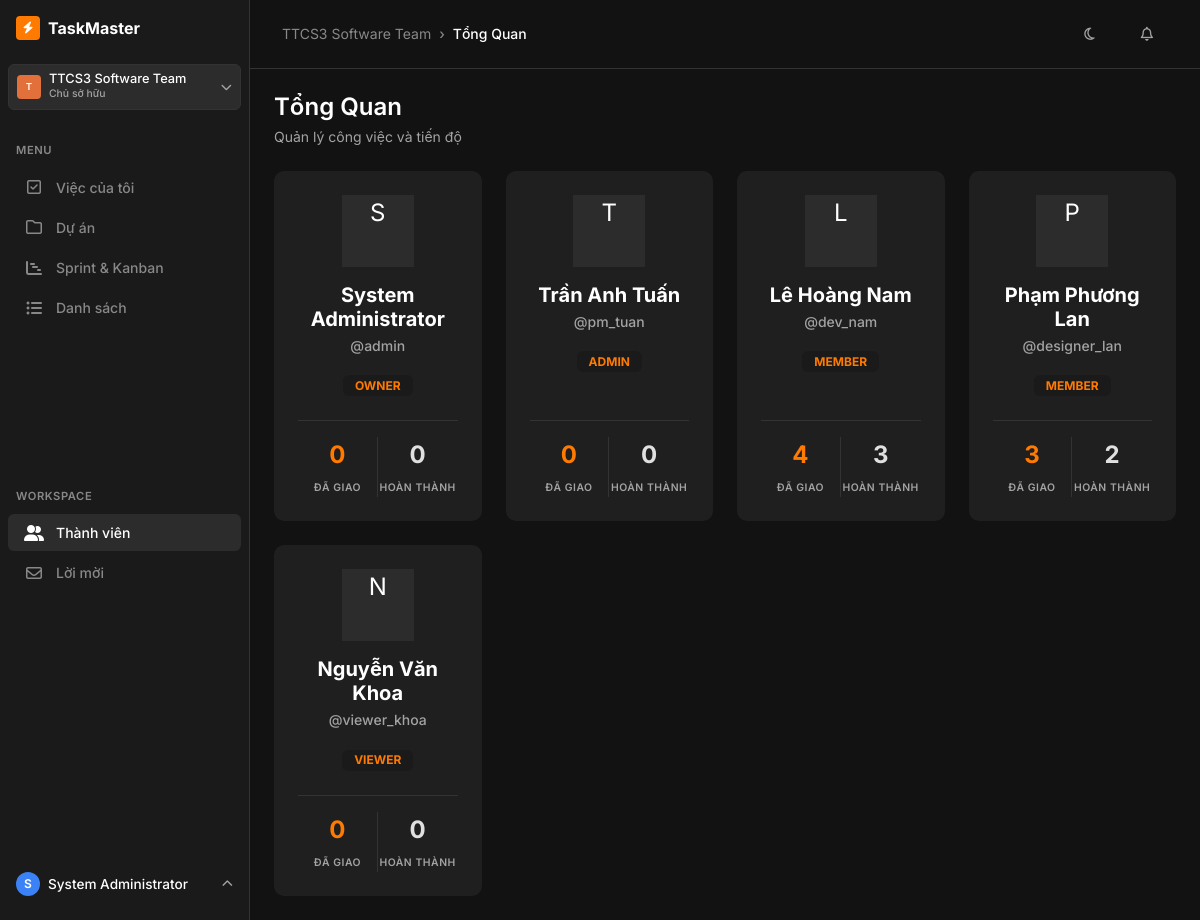
Screenshot of /members (signed in) with the database file from the repository.
### tables this page shows
CREATE TABLE users (
    id           TEXT PRIMARY KEY,                    -- UUID v7
    username     TEXT UNIQUE NOT NULL,
    email        TEXT UNIQUE NOT NULL,
    password_hash TEXT NOT NULL,
    fullname     TEXT NOT NULL,
    avatar_url   TEXT,
    is_active    INTEGER NOT NULL DEFAULT 1,          -- 1=active, 0=disabled
    created_at   TEXT NOT NULL,                       -- ISO-8601 UTC
    updated_at   TEXT NOT NULL
);

### app.py (the view)
@app.route('/members')
@login_required
def members():
    ws_id = session.get('workspace_id')
    conn = get_db_connection()
    members_list = conn.execute('''
        SELECT u.*,
               wm.role,
               wm.joined_at,
               COUNT(t.id)  AS assigned_tasks,
               SUM(CASE WHEN t.status = 'Completed' THEN 1 ELSE 0 END) AS completed_tasks
        FROM workspace_members wm
        JOIN users u ON wm.user_id = u.id
        LEFT JOIN tasks t ON u.id = t.assignee_id AND t.workspace_id = ?
        WHERE wm.workspace_id = ?
        GROUP BY u.id
        ORDER BY CASE wm.role
            WHEN 'Owner'  THEN 1 WHEN 'Admin'  THEN 2
            WHEN 'Member' THEN 3 WHEN 'Viewer' THEN 4 END
    ''', (ws_id, ws_id)).fetchall()
    conn.close()
    return render_template('members.html', members=members_list)

### app.py (called while the page is built)
def login_required(f):
    @functools.wraps(f)
    def decorated_function(*args, **kwargs):
        if 'user_id' not in session:
            flash('Vui lòng đăng nhập để sử dụng ứng dụng!', 'warning')
            return redirect(url_for('login', next=request.url))
        return f(*args, **kwargs)
    return decorated_function

@app.context_processor
def inject_user():
    return dict(
        current_user=session.get('fullname'),
        current_role=session.get('role'),           # role trong active workspace
        current_username=session.get('username'),
        current_user_id=session.get('user_id'),
        active_workspace_id=session.get('workspace_id'),
        active_workspace_name=session.get('workspace_name'),
        Role=Role,                                   # expose Role constants to Jinja2
    )

### database.py (called while the page is built)
def get_db_connection() -> sqlite3.Connection:
    conn = sqlite3.connect(DB_FILE)
    conn.row_factory = sqlite3.Row
    conn.execute("PRAGMA foreign_keys = ON")  # Enable FK enforcement
    conn.execute("PRAGMA journal_mode = WAL")  # Better concurrency
    return conn

### templates/members.html (shortened to what this page needs)
{% extends 'base.html' %}
{% block content %}
<div class="row g-4">
    {% for m in members %}
    <div class="col-md-6 col-lg-4 col-xl-3">
        <div class="card border-0 h-100 text-center" style="padding: 1.5rem;">
            <div class="card-body p-0 d-flex flex-column">
                <div class="avatar-circle mx-auto mb-3" style="width: 72px; height: 72px; font-size: 1.5rem; background-color: var(--secondary); color: var(--on-secondary);">
                    {{ m['fullname'][0] }}
                </div>
                <h5 class="fw-bold text-dark mb-1">{{ m['fullname'] }}</h5>
                <div class="text-muted small mb-3 fw-medium">@{{ m['username'] }}</div>
                <div class="mb-auto">
                    <span class="badge" style="background-color: var(--sidebar-bg); color: var(--primary); padding: 0.4em 1em;">
                        {{ m['role'] | upper }}
                    </span>
                </div>
                <div class="border-top pt-3 mt-4" style="border-color: var(--border-color) !important;">
                    <div class="row text-center g-0">
                        <div class="col-6 border-end" style="border-color: var(--border-color) !important;">
                            <div class="fw-bold fs-4" style="color: var(--primary);">{{ m['assigned_tasks'] or 0 }}</div>
                            <small class="text-muted fw-semibold text-uppercase" style="font-size: 0.65rem; letter-spacing: 0.05em;">Đã Giao</small>
                        </div>
                        <div class="col-6">
                            <div class="fw-bold fs-4" style="color: var(--accent);">{{ m['completed_tasks'] or 0 }}</div>
                            <small class="text-muted fw-semibold text-uppercase" style="font-size: 0.65rem; letter-spacing: 0.05em;">Hoàn Thành</small>
                        </div>
                    </div>
                </div>
            </div>
        </div>
    </div>
    {% else %}
    <div class="col-12 text-center text-muted py-5">
        <i class="fa-solid fa-users fa-3x mb-3 text-light"></i>
        <p class="mb-0 fw-medium">Chưa có thành viên nào trong workspace này.</p>
    </div>
    {% endfor %}
</div>
{% endblock %}

### templates/base.html (shortened to what this page needs)
<!DOCTYPE html>
<html lang="vi">
<head>
    <link href="https://cdn.jsdelivr.net/npm/bootstrap@5.3.2/dist/css/bootstrap.min.css" rel="stylesheet">
    <link href="https://cdnjs.cloudflare.com/ajax/libs/font-awesome/6.4.2/css/all.min.css" rel="stylesheet">
    <link href="{{ url_for('static', filename='css/style.css') }}" rel="stylesheet">
</head>
<body>
    <div class="d-flex">
        {% if session.get('user_id') %}
        <aside class="sidebar">
            <div class="sidebar-header">
                <a href="{{ url_for('dashboard') }}" class="d-flex align-items-center text-decoration-none">
                    <div class="avatar-square me-2" style="background-color: var(--primary);">
                        <i class="fa-solid fa-bolt"></i>
                    </div>
                    <div>
                        <span class="fw-bold text-white fs-6">TaskMaster</span>
                    </div>
                </a>
            </div>
            {% if active_workspace_name %}
            <div class="px-2 mb-3">
                <div class="dropdown">
                    <button class="btn btn-primary w-100 text-start d-flex justify-content-between align-items-center"
                            data-bs-toggle="dropdown" aria-expanded="false" style="padding: 0.5rem;">
                        <div class="d-flex align-items-center gap-2">
                            <div class="avatar-square" style="background-color: #E2703A; font-size: 0.6rem;">
                                {{ active_workspace_name[0] | upper }}
                            </div>
                            <div class="d-flex flex-column">
                                <span class="fw-medium text-white" style="font-size: 0.8rem; line-height: 1;">{{ active_workspace_name }}</span>
                                <span class="text-muted" style="font-size: 0.65rem;">Chủ sở hữu</span>
                            </div>
                        </div>
                        <i class="fa-solid fa-chevron-down text-muted" style="font-size: 0.7rem;"></i>
                    </button>
                </div>
            </div>
            {% endif %}
            <div class="nav-section-title">Menu</div>
            <ul class="nav flex-column mb-auto">
                <li class="nav-item">
                    <a href="{{ url_for('dashboard') }}" class="nav-link {% if request.endpoint == 'dashboard' %}active{% endif %}">
                        <i class="fa-regular fa-square-check"></i> Việc của tôi
                    </a>
                </li>
                <li>
                    <a href="{{ url_for('projects') }}" class="nav-link {% if request.endpoint == 'projects' %}active{% endif %}">
                        <i class="fa-regular fa-folder"></i> Dự án
                    </a>
                </li>
                <li>
                    <a href="{{ url_for('kanban') }}" class="nav-link {% if request.endpoint == 'kanban' %}active{% endif %}">
                        <i class="fa-solid fa-chart-gantt"></i> Sprint & Kanban
                    </a>
                </li>
                <li>
                    <a href="{{ url_for('tasks') }}" class="nav-link {% if request.endpoint in ['tasks', 'task_detail'] %}active{% endif %}">
                        <i class="fa-solid fa-list-ul"></i> Danh sách
                    </a>
                </li>
            </ul>
            <div class="nav-section-title mt-2">Workspace</div>
            <ul class="nav flex-column mb-auto">
                <li>
                    <a href="{{ url_for('members') }}" class="nav-link {% if request.endpoint == 'members' %}active{% endif %}">
                        <i class="fa-solid fa-user-group"></i> Thành viên
                    </a>
                </li>
                <li>
                    <a href="{{ url_for('invitations') }}" class="nav-link {% if request.endpoint == 'invitations' %}active{% endif %}">
                        <i class="fa-regular fa-envelope"></i> Lời mời
                    </a>
                </li>
            </ul>
            <div class="mt-auto px-2">
                <div class="dropdown">
                    <a href="#" class="d-flex align-items-center text-decoration-none p-2 rounded" data-bs-toggle="dropdown" style="transition: var(--transition-snappy);">
                        <div class="avatar-square me-2" style="background-color: var(--info); border-radius: 50%;">
                            {{ current_user[0] | upper if current_user else 'U' }}
                        </div>
                        <div class="d-flex flex-column">
                            <span class="fw-medium text-white" style="font-size: 0.85rem;">{{ current_user }}</span>
                        </div>
                        <i class="fa-solid fa-chevron-up text-muted ms-auto" style="font-size: 0.7rem;"></i>
                    </a>
                </div>
            </div>
        </aside>
        {% endif %}
        <div class="main-wrapper">
            {% if session.get('user_id') %}
            <header class="top-navbar d-flex justify-content-between align-items-center">
                <div class="d-flex align-items-center gap-2">
                    <nav aria-label="breadcrumb">
                        <ol class="breadcrumb">
                            <li class="breadcrumb-item"><a href="#">{{ active_workspace_name or 'Workspace' }}</a></li>
                            <li class="breadcrumb-item active" aria-current="page">{% block breadcrumb_current %}Tổng Quan{% endblock %}</li>
                        </ol>
                    </nav>
                </div>
                <div class="d-flex align-items-center gap-3">
                    <button class="btn btn-sm btn-link text-muted text-decoration-none"><i class="fa-regular fa-moon"></i></button>
                    <button class="btn btn-sm btn-link text-muted text-decoration-none"><i class="fa-regular fa-bell"></i></button>
                </div>
            </header>
            {% endif %}
            <div class="container-fluid p-4">
                <div class="toast-container position-fixed top-0 end-0 p-3 mt-5" style="z-index: 1055;">
                </div>
                <div class="mb-4 d-flex justify-content-between align-items-end">
                    <div>
                        <h4 class="mb-1">{% block page_title %}Tổng Quan{% endblock %}</h4>
                        <p class="text-muted small mb-0">{% block page_subtitle %}Quản lý công việc và tiến độ{% endblock %}</p>
                    </div>
                </div>
                {% block content %}{% endblock %}
            </div>
        </div>
    </div>
</body>
</html>

### static/css/style.css (style rules this page uses)
:root { --bg-base: #121212; --sidebar-bg: #1A1A1A; --card-bg: #1F1F1F; --card-hover: #262626; --fg-base: #E0E0E0; --fg-muted: #888888; --fg-heading: #FFFFFF; --primary: #FF7A00; --primary-hover: #E06B00; --primary-bg: rgba(255, 122, 0, 0.1); --secondary: #2C2C2C; --on-secondary: #FFFFFF; --border-color: #333333; --border-hover: #444444; --success: #22C55E; --warning: #F59E0B; --danger: #EF4444; --info: #3B82F6; --font-sans: 'Inter', -apple-system, BlinkMacSystemFont, "Segoe UI", Roboto, sans-serif; --radius-sm: 6px; --radius-md: 10px; --radius-lg: 14px; --radius-xl: 20px; --radius-full: 9999px; --shadow-sm: 0 1px 2px rgba(0, 0, 0, 0.5); --shadow-md: 0 4px 12px rgba(0, 0, 0, 0.3); --transition-snappy: all 0.2s cubic-bezier(0.2, 0.8, 0.2, 1); }
body { font-family: var(--font-sans); background-color: var(--bg-base); color: var(--fg-base); min-height: 100vh; -webkit-font-smoothing: antialiased; -moz-osx-font-smoothing: grayscale; }
.sidebar { width: 250px; background-color: var(--sidebar-bg); border-right: 1px solid var(--border-color); color: var(--fg-base); min-height: 100vh; display: flex; flex-direction: column; padding: 1rem 0; }
.sidebar-header { padding: 0 1rem 1.5rem 1rem; }
.nav-section-title { font-size: 0.7rem; font-weight: 600; color: var(--fg-muted); text-transform: uppercase; letter-spacing: 0.05em; padding: 1rem 1rem 0.5rem 1rem; }
.sidebar .nav-link { color: var(--fg-muted); padding: 0.5rem 1rem; font-size: 0.875rem; font-weight: 500; display: flex; align-items: center; gap: 0.75rem; transition: var(--transition-snappy); border-radius: var(--radius-sm); margin: 0.1rem 0.5rem; }
.sidebar .nav-link.active { color: var(--fg-heading); background-color: var(--secondary); }
.sidebar .nav-link i { font-size: 1rem; width: 20px; text-align: center; }
.main-wrapper { flex: 1; display: flex; flex-direction: column; overflow-x: hidden; }
.top-navbar { background-color: transparent; padding: 1rem 2rem; border-bottom: 1px solid var(--border-color); }
.breadcrumb { margin-bottom: 0; font-size: 0.875rem; }
.breadcrumb-item a { color: var(--fg-muted); text-decoration: none; transition: var(--transition-snappy); }
.breadcrumb-item.active { color: var(--fg-heading); font-weight: 500; }
.breadcrumb-item + .breadcrumb-item::before { content: "›"; color: var(--fg-muted); }
.card { background-color: var(--card-bg); color: var(--fg-base); border: 1px solid var(--border-color); border-radius: var(--radius-md); box-shadow: none; transition: var(--transition-snappy); }
h1, h2, h3, h4, h5, h6 { color: var(--fg-heading); font-weight: 600; }
.btn { border-radius: var(--radius-sm); font-weight: 500; font-size: 0.875rem; padding: 0.4rem 0.875rem; transition: var(--transition-snappy); }
.btn-primary { background-color: var(--secondary); border-color: var(--border-color); color: var(--fg-heading); }
.avatar-square { width: 24px; height: 24px; border-radius: 4px; background-color: var(--primary); color: #fff; display: inline-flex; align-items: center; justify-content: center; font-size: 0.75rem; font-weight: 600; }
.text-muted { color: #A3A3A3 !important; }
.text-dark { color: #FFFFFF !important; }
.border-top, .border-bottom, .border-start, .border-end { border-color: var(--border-color) !important; }

### rows the page displays
users: fullname "System Administrator", fullname "S", username "admin", role "OWNER", m "0"
users: fullname "T", fullname "Trần Anh Tuấn", username "pm_tuan", role "ADMIN", m "0"
users: fullname "L", fullname "Lê Hoàng Nam", username "dev_nam", role "MEMBER", m "4", m "3"
users: fullname "P", fullname "Phạm Phương Lan", username "designer_lan", role "MEMBER", m "3", m "2"
users: fullname "N", fullname "Nguyễn Văn Khoa", username "viewer_khoa", role "VIEWER", m "0"

### other values shown
{{ active_workspace_name[0] | upper }} "T"
{{ active_workspace_name }} "TTCS3 Software Team"
{{ current_user[0] | upper if current_user else 'U' }} "S"
{{ active_workspace_name or 'Workspace' }} "TTCS3 Software Team"
